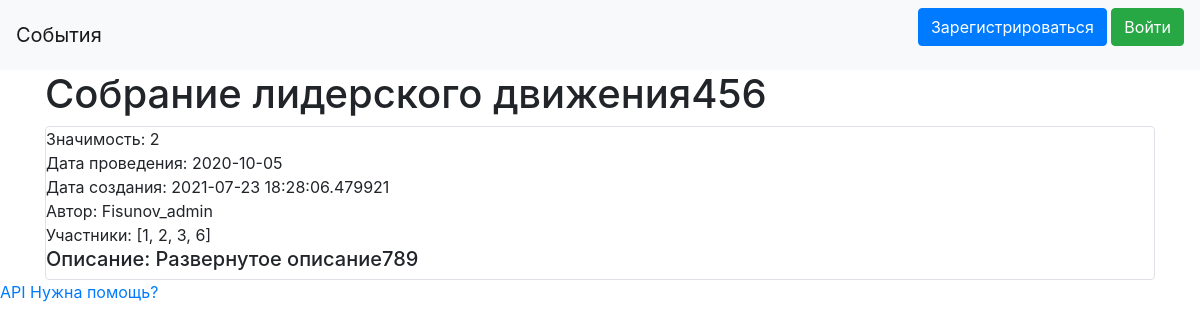
Screenshot of /event/1 with the database file from the repository.
### data/events.py (models this page shows, shortened)
class Events(SqlAlchemyBase, SerializerMixin):
    __tablename__ = 'events'
    id = sqlalchemy.Column(sqlalchemy.Integer, primary_key=True, autoincrement=True)
    event_name = sqlalchemy.Column(sqlalchemy.String)
    event_date = sqlalchemy.Column(sqlalchemy.Date, default="2020-10-10")
    event_add_date = sqlalchemy.Column(sqlalchemy.DateTime, default=datetime.datetime.now)
    author_id = sqlalchemy.Column(sqlalchemy.Integer, sqlalchemy.ForeignKey("users.id"))
    author = orm.relationship('User', foreign_keys="Events.author_id", backref="events")
    value = sqlalchemy.Column(sqlalchemy.Integer, default=1)
    ids = sqlalchemy.Column(sqlalchemy.String, default="[]")
    annotation = sqlalchemy.Column(sqlalchemy.String)

### data/users.py (models this page shows, shortened)
class User(SqlAlchemyBase, UserMixin):
    __tablename__ = 'users'
    id = sqlalchemy.Column(sqlalchemy.Integer, primary_key=True, autoincrement=True)
    name = sqlalchemy.Column(sqlalchemy.String, nullable=True)
    about = sqlalchemy.Column(sqlalchemy.String, nullable=True)
    email = sqlalchemy.Column(sqlalchemy.String, index=True, unique=True, nullable=True)
    role = sqlalchemy.Column(sqlalchemy.Integer)
    hashed_password = sqlalchemy.Column(sqlalchemy.String, nullable=True)
    cart = sqlalchemy.Column(sqlalchemy.String, default="{}")
    balance = sqlalchemy.Column(sqlalchemy.Integer, default=0)
    created_date = sqlalchemy.Column(sqlalchemy.DateTime, default=datetime.datetime.now)

### main.py (the view)
@app.route('/event/<int:id>', methods=['GET', 'POST'])
def product_page(id):
    db_sess = db_session.create_session()
    product = db_sess.query(Events).filter((Events.id == id)).first()
    return render_template("event.html", item=product, title="Просмотр карточки события")

### data/db_session.py (called while the page is built)
def create_session() -> Session:
    global __factory
    return __factory()

### templates/event.html
{% extends "base.html" %}
{% block content %}
<h1>{{item.event_name}}</h1>
<div class="col-md6 border rounded">
    <div>Значимость: {{item.value}}</div>
    <div>Дата проведения: {{ item.event_date }}</div>
    <div>Дата создания: {{ item.event_add_date }}</div>
    <div>Автор: {{ item.author.name }}</div>
    <div>Участники: {{item.ids}}</div>
    <div><h5>Описание: {{ item.annotation }}</h5></div>
</div>
{% endblock %}

### rows the page displays
Events: event_name "Собрание лидерского движения456", value "2", event_date "2020-10-05", event_add_date "2021-07-23 18:28:06.479921", ids "[1, 2, 3, 6]", annotation "Развернутое описание789"
User: author.name "Fisunov_admin"
